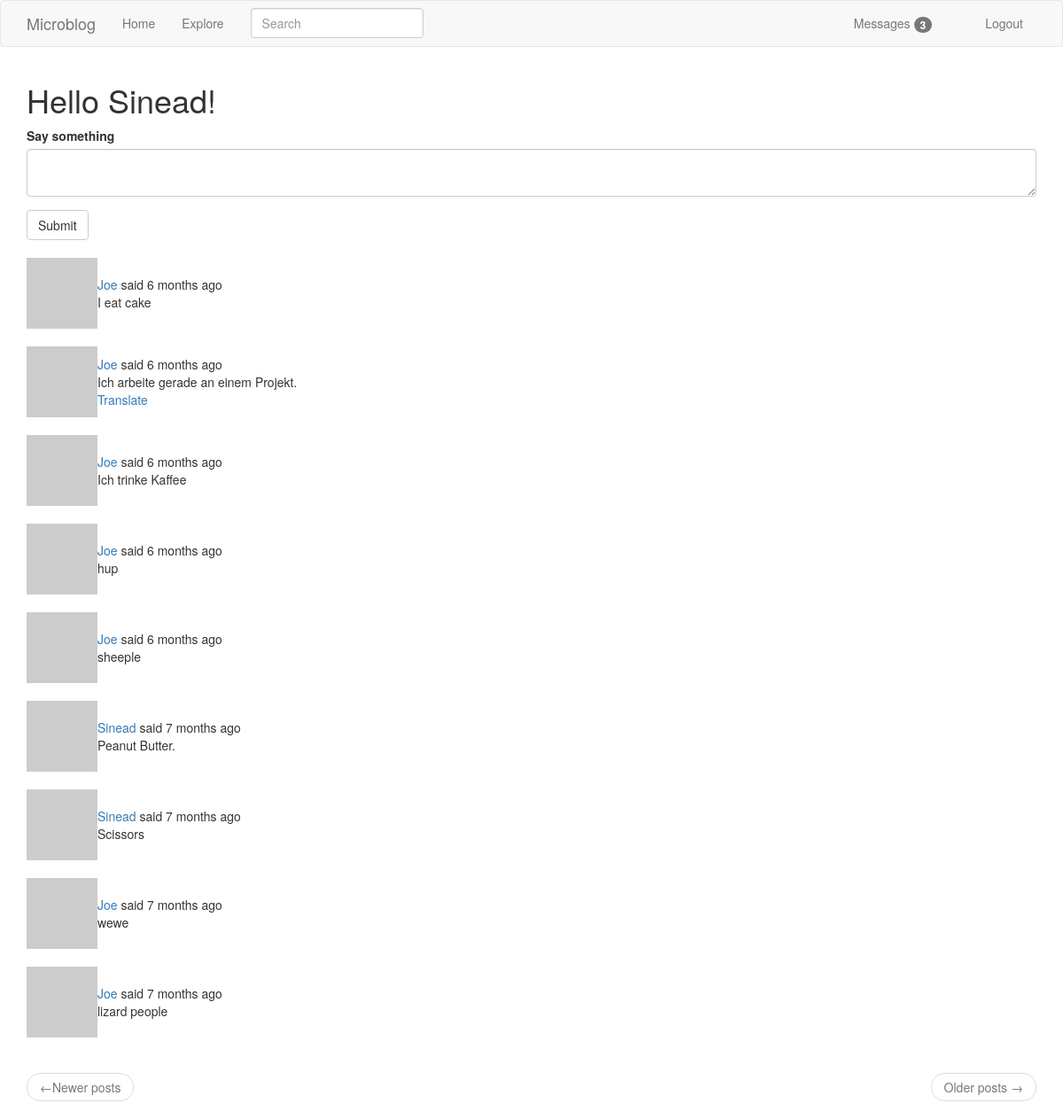
The page /index (signed in) on the database its author committed.
### app/models.py (models this page shows, shortened)
class User(UserMixin, db.Model):
    id = db.Column(db.Integer, primary_key=True)
    username = db.Column(db.String(64), index=True, unique=True)
    email = db.Column(db.String(120), index=True, unique=True)
    password_hash = db.Column(db.String(128))
    posts = db.relationship('Post', backref='author', lazy='dynamic')
    about_me = db.Column(db.String(140))
    last_seen = db.Column(db.DateTime, default=datetime.utcnow)
    followed = db.relationship(
        'User',
        secondary=followers,
        primaryjoin=(followers.c.follower_id == id),
        secondaryjoin=(followers.c.followed_id == id),
        backref=db.backref('followers', lazy='dynamic'),
        lazy='dynamic'
    )
    messages_sent = db.relationship('Message',
                                    foreign_keys='Message.sender_id',
                                    backref='author', lazy='dynamic')
    messages_received = db.relationship('Message',
                                    foreign_keys='Message.recipient_id',
                                    backref='recipient', lazy='dynamic')
    last_message_read_time = db.Column(db.DateTime)
    notifications = db.relationship('Notification', backref='user', lazy='dynamic')
    def avatar(self, size):
        digest = md5(self.email.lower().encode('utf-8')).hexdigest()
        return 'https://www.gravatar.com/avatar/{}?d=identicon&s={}'.format(digest, size)
    def followed_posts(self):
        followed = Post.query.join(
                followers, (followers.c.followed_id == Post.user_id)).filter(  # join posts and followers where followed_id = user_id
                followers.c.follower_id == self.id)                            # filter to get rows where only current user is follower
        own = Post.query.filter_by(user_id=self.id)                            # get the current user's own posts
        return followed.union(own).order_by(Post.timestamp.desc())             # order by time of posting
    def new_messages(self):
        last_read_time = self.last_message_read_time or datetime(1900, 1, 1)
        return Message.query.filter_by(recipient=self).filter(
            Message.timestamp > last_read_time).count()

class SearchableMixin(object):
    @classmethod
    def before_commit(cls, session):
        session._changes = {
            'add': list(session.new),
            'update': list(session.dirty),
            'delete': list(session.deleted)
        }
    @classmethod
    def after_commit(cls, session):
        for obj in session._changes['add']:
            if isinstance(obj, SearchableMixin):
                add_to_index(obj.__tablename__, obj)
        for obj in session._changes['update']:
            if isinstance(obj, SearchableMixin):
                add_to_index(obj.__tablename__, obj)
        for obj in session._changes['delete']:
            if isinstance(obj, SearchableMixin):
                add_to_index(obj.__tablename__, obj)
        session._changes = None

class Post(SearchableMixin, db.Model):
    __searchable__ = ['body']                       # the body of a post is searchable
    id = db.Column(db.Integer, primary_key=True)
    body = db.Column(db.String(140))
    timestamp = db.Column(db.DateTime, index=True, default=datetime.utcnow)
    user_id = db.Column(db.Integer, db.ForeignKey('user.id'))
    language = db.Column(db.String(5))

### app/main/routes.py (the view, shortened to what this page needs)
@bp.route('/', methods=['GET', 'POST'])
@bp.route('/index', methods=['GET', 'POST'])
@login_required
def index():
    form = PostForm()
    page = request.args.get('page', 1, type=int)
    posts = current_user.followed_posts().paginate(
        page, current_app.config['POSTS_PER_PAGE'], False)
    return render_template('index.html', title=_l('Home'), form=form, posts=posts.items)

### app/main/forms.py
class SearchForm(FlaskForm):
    q = StringField(_l('Search'), validators=[DataRequired()])
    def __init__(self, *args, **kwargs):
        if 'formdata' not in kwargs:
            kwargs['formdata'] = request.args
        if 'csrf_enabled' not in kwargs:
            kwargs['csrf_enabled'] = False
        super(SearchForm, self).__init__(*args, **kwargs)

class PostForm(FlaskForm):
    post = TextAreaField(_l('Say something'), validators=[DataRequired(), Length(min=1, max=140)])
    submit = SubmitField(_l('Submit'))

### app/main/routes.py (called while the page is built)
@bp.before_request
def before_request():
    if current_user.is_authenticated:
        current_user.last_seen = datetime.utcnow()
        db.session.commit()
        g.search_form = SearchForm()
    g.locale = str(get_locale())

### app/models.py (called while the page is built)
@login.user_loader   # flask-login
def load_user(id):
    return User.query.get(int(id))

### app/templates/index.html
{% extends "base.html" %}
{% import 'bootstrap/wtf.html' as wtf %}
{% block app_content %}
    <h1>{{ _('Hello %(username)s!', username=current_user.username) }}</h1>
    {% if form %}
       {{ wtf.quick_form(form) }}
       <br>
    {% endif %}
    {% for post in posts %}
        {% include '_post.html' %}
    {% endfor %}
    <nav aria-label="...">
        <ul class="pager">
            <li class="previous{% if not prev_url %} disabled{% endif %}">
                <a href="{{ prev_url or '#' }}">
                    <span aria-hidden="true">&larr;</span>{{ _('Newer posts') }}
                </a>
            </li>
            <li class="next{% if not next_url %} disabled{% endif %}">
                <a href="{{ next_url or '#' }}">
                    {{ _('Older posts') }} <span arai-hidden="true">&rarr;</span>
                </a>
            </li>
        </ul>
    </nav>
{% endblock %}

### app/templates/_post.html (shortened to what this page needs)
<table>
    <tr>
        <td width="70ox">
            <a href="{{ url_for('main.user', username=post.author.username) }}">
                <img src="{{ post.author.avatar(36) }}">
            </a>
        </td>
        <td>
            {{ _('%(username)s said %(when)s',
                username=user_link, when=moment(post.timestamp).fromNow()) }}
            <br>
            <span id="post{{ post.id }}">{{ post.body }}</span>
            {% if post.language and post.laguage != g.locale %}
                <br>
                <span id="translation{{ post.id }}">
                    <a href="javascript:translate(
                            '#post{{ post.id }}',
                            '#translation{{ post.id }}',
                            '{{ post.language }}',
                            '{{ g.locale }}');">{{ _('Translate') }}</a>
                </span>
            {% endif %}
        </td>
    </tr>
</table>
<br>

### rows shown on the page
Post: body "I eat cake"
Post: body "Ich arbeite gerade an einem Projekt."
Post: body "Ich trinke Kaffee"
Post: body "hup"
Post: body "sheeple"
Post: body "Peanut Butter."
Post: body "Scissors"
Post: body "wewe"
Post: body "lizard people"

### other values the page prints
{{ new_messages }} "3"
